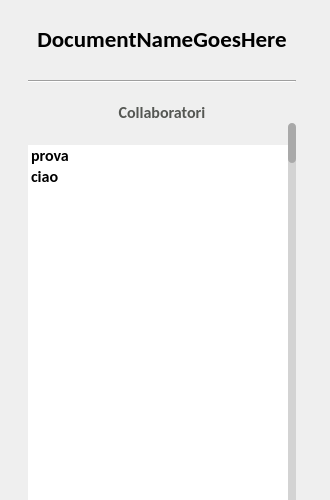
  <widget class="QDockWidget" name="dockWidget">
   <property name="sizePolicy">
    <sizepolicy hsizetype="MinimumExpanding" vsizetype="MinimumExpanding">
     <horstretch>0</horstretch>
     <verstretch>0</verstretch>
    </sizepolicy>
   </property>
   <property name="minimumSize">
    <size>
     <width>330</width>
     <height>500</height>
    </size>
   </property>
   <property name="maximumSize">
    <size>
     <width>330</width>
     <height>750</height>
    </size>
   </property>
   <property name="focusPolicy">
    <enum>Qt::ClickFocus</enum>
   </property>
   <property name="floating">
    <bool>false</bool>
   </property>
   <property name="features">
    <set>QDockWidget::DockWidgetFloatable|QDockWidget::DockWidgetMovable</set>
   </property>
   <property name="allowedAreas">
    <set>Qt::RightDockWidgetArea</set>
   </property>
   <attribute name="dockWidgetArea">
    <number>2</number>
   </attribute>
   <widget class="QWidget" name="dockWidgetContents">
    <property name="sizePolicy">
     <sizepolicy hsizetype="Preferred" vsizetype="Preferred">
      <horstretch>0</horstretch>
      <verstretch>0</verstretch>
     </sizepolicy>
    </property>
    <widget class="QWidget" name="layoutWidget_2">
     <property name="geometry">
      <rect>
       <x>0</x>
       <y>0</y>
       <width>325</width>
       <height>715</height>
      </rect>
     </property>
     <layout class="QVBoxLayout" name="verticalLayout_6">
      <item>
       <layout class="QHBoxLayout" name="horizontalLayout_15">
        <property name="spacing">
         <number>0</number>
        </property>
        <property name="sizeConstraint">
         <enum>QLayout::SetDefaultConstraint</enum>
        </property>
        <item>
         <layout class="QVBoxLayout" name="verticalLayout_2">
          <property name="spacing">
           <number>0</number>
          </property>
          <property name="leftMargin">
           <number>0</number>
          </property>
          <property name="rightMargin">
           <number>0</number>
          </property>
          <item>
           <spacer name="verticalSpacer_4">
            <property name="orientation">
             <enum>Qt::Vertical</enum>
            </property>
            <property name="sizeType">
             <enum>QSizePolicy::Maximum</enum>
            </property>
            <property name="sizeHint" stdset="0">
             <size>
              <width>20</width>
              <height>19</height>
             </size>
            </property>
           </spacer>
          </item>
          <item>
           <layout class="QHBoxLayout" name="horizontalLayout_16">
            <property name="spacing">
             <number>10</number>
            </property>
            <item>
             <spacer name="horizontalSpacer_3">
              <property name="orientation">
               <enum>Qt::Horizontal</enum>
              </property>
              <property name="sizeType">
               <enum>QSizePolicy::Preferred</enum>
              </property>
              <property name="sizeHint" stdset="0">
               <size>
                <width>40</width>
                <height>20</height>
               </size>
              </property>
             </spacer>
            </item>
            <item>
             <widget class="QLabel" name="DocNameLabel_2">
              <property name="sizePolicy">
               <sizepolicy hsizetype="Minimum" vsizetype="Fixed">
                <horstretch>0</horstretch>
                <verstretch>0</verstretch>
               </sizepolicy>
              </property>
              <property name="minimumSize">
               <size>
                <width>0</width>
                <height>40</height>
               </size>
              </property>
              <property name="maximumSize">
               <size>
                <width>250</width>
                <height>40</height>
               </size>
              </property>
              <property name="sizeIncrement">
               <size>
                <width>0</width>
                <height>0</height>
               </size>
              </property>
              <property name="baseSize">
               <size>
                <width>0</width>
                <height>0</height>
               </size>
              </property>
              <property name="font">
               <font>
                <family>Calibri</family>
                <pointsize>17</pointsize>
                <weight>75</weight>
                <bold>true</bold>
               </font>
              </property>
              <property name="styleSheet">
               <string notr="true">#DocNameLabel{
	color: #505050;
text-align: center;
}</string>
              </property>
              <property name="text">
               <string>DocumentNameGoesHere</string>
              </property>
              <property name="alignment">
               <set>Qt::AlignCenter</set>
              </property>
             </widget>
            </item>
            <item>
             <spacer name="horizontalSpacer_4">
              <property name="orientation">
               <enum>Qt::Horizontal</enum>
              </property>
              <property name="sizeType">
               <enum>QSizePolicy::Preferred</enum>
              </property>
              <property name="sizeHint" stdset="0">
               <size>
                <width>40</width>
                <height>20</height>
               </size>
              </property>
             </spacer>
            </item>
           </layout>
          </item>
          <item>
           <spacer name="verticalSpacer">
            <property name="orientation">
             <enum>Qt::Vertical</enum>
            </property>
            <property name="sizeType">
             <enum>QSizePolicy::Maximum</enum>
            </property>
            <property name="sizeHint" stdset="0">
             <size>
              <width>20</width>
              <height>21</height>
             </size>
            </property>
           </spacer>
          </item>
          <item>
           <widget class="Line" name="line_3">
            <property name="orientation">
             <enum>Qt::Horizontal</enum>
            </property>
           </widget>
          </item>
          <item>
           <spacer name="verticalSpacer_14">
            <property name="orientation">
             <enum>Qt::Vertical</enum>
            </property>
            <property name="sizeType">
             <enum>QSizePolicy::Maximum</enum>
            </property>
            <property name="sizeHint" stdset="0">
             <size>
              <width>20</width>
              <height>19</height>
             </size>
            </property>
           </spacer>
          </item>
          <item>
           <widget class="QLabel" name="labelCollOn_2">
            <property name="font">
             <font>
              <family>Calibri</family>
              <pointsize>12</pointsize>
              <weight>75</weight>
              <bold>true</bold>
             </font>
            </property>
            <property name="styleSheet">
             <string notr="true">color: rgb(85, 87, 83);</string>
            </property>
            <property name="text">
             <string>Collaboratori</string>
            </property>
            <property name="alignment">
             <set>Qt::AlignCenter</set>
            </property>
            <property name="margin">
             <number>5</number>
            </property>
           </widget>
          </item>
          <item>
           <layout class="QHBoxLayout" name="horizontalLayout_17">
            <property name="spacing">
             <number>0</number>
            </property>
            <item>
             <widget class="QListWidget" name="listWidgetOn_2">
              <property name="sizePolicy">
               <sizepolicy hsizetype="MinimumExpanding" vsizetype="MinimumExpanding">
                <horstretch>0</horstretch>
                <verstretch>0</verstretch>
               </sizepolicy>
              </property>
              <property name="minimumSize">
               <size>
                <width>260</width>
                <height>0</height>
               </size>
              </property>
              <property name="maximumSize">
               <size>
                <width>260</width>
                <height>400</height>
               </size>
              </property>
              <property name="font">
               <font>
                <family>Calibri</family>
                <pointsize>12</pointsize>
                <weight>75</weight>
                <bold>true</bold>
               </font>
              </property>
              <property name="styleSheet">
               <string notr="true">#listWidgetOn_2{
border:transparent;
background: white;
}

QToolTip { 
	color: #000000; 
	background-color: #FFF2BF; 
	border: 0px; 
}</string>
              </property>
              <property name="verticalScrollBarPolicy">
               <enum>Qt::ScrollBarAsNeeded</enum>
              </property>
              <property name="horizontalScrollBarPolicy">
               <enum>Qt::ScrollBarAlwaysOff</enum>
              </property>
              <property name="sizeAdjustPolicy">
               <enum>QAbstractScrollArea::AdjustIgnored</enum>
              </property>
              <property name="autoScroll">
               <bool>false</bool>
              </property>
              <property name="autoScrollMargin">
               <number>16</number>
              </property>
              <property name="editTriggers">
               <set>QAbstractItemView::NoEditTriggers</set>
              </property>
              <property name="showDropIndicator" stdset="0">
               <bool>false</bool>
              </property>
              <property name="defaultDropAction">
               <enum>Qt::IgnoreAction</enum>
              </property>
              <property name="selectionMode">
               <enum>QAbstractItemView::NoSelection</enum>
              </property>
              <property name="selectionBehavior">
               <enum>QAbstractItemView::SelectRows</enum>
              </property>
              <property name="verticalScrollMode">
               <enum>QAbstractItemView::ScrollPerPixel</enum>
              </property>
              <property name="spacing">
               <number>6</number>
              </property>
              <property name="currentRow">
               <number>-1</number>
              </property>
              <property name="sortingEnabled">
               <bool>false</bool>
              </property>
              <item>
               <property name="text">
                <string>prova</string>
               </property>
              </item>
              <item>
               <property name="text">
                <string>ciao</string>
               </property>
              </item>
             </widget>
            </item>
            <item>
             <widget class="QScrollBar" name="verticalScrollBarOn">
              <property name="enabled">
               <bool>true</bool>
              </property>
              <property name="sizePolicy">
               <sizepolicy hsizetype="MinimumExpanding" vsizetype="Expanding">
                <horstretch>0</horstretch>
                <verstretch>0</verstretch>
               </sizepolicy>
              </property>
              <property name="minimumSize">
               <size>
                <width>8</width>
                <height>0</height>
               </size>
              </property>
              <property name="maximumSize">
               <size>
                <width>8</width>
                <height>16777215</height>
               </size>
              </property>
              <property name="sizeIncrement">
               <size>
                <width>0</width>
                <height>0</height>
               </size>
              </property>
              <property name="styleSheet">
               <string notr="true">QScrollBar:vertical {
			border-radius: 4px;
            background: lightgrey;
            width:8px;    
        }

        QScrollBar::handle:vertical {         
       
            min-height: 0px;
          	border: 0px solid red;
			border-radius: 4px;
			background-color: #80808080;
        }
        QScrollBar::add-line:vertical {       
            height: 0px;
            subcontrol-position: bottom;
            subcontrol-origin: margin;
        }
        QScrollBar::sub-line:vertical {
            height: 0 px;
            subcontrol-position: top;
            subcontrol-origin: margin;
        }</string>
              </property>
              <property name="orientation">
               <enum>Qt::Vertical</enum>
              </property>
             </widget>
            </item>
           </layout>
          </item>
          <item>
           <spacer name="verticalSpacer_2">
            <property name="orientation">
             <enum>Qt::Vertical</enum>
            </property>
            <property name="sizeType">
             <enum>QSizePolicy::Preferred</enum>
            </property>
            <property name="sizeHint" stdset="0">
             <size>
              <width>20</width>
              <height>147</height>
             </size>
            </property>
           </spacer>
          </item>
          <item>
           <layout class="QHBoxLayout" name="horizontalLayout_18">
            <property name="spacing">
             <number>0</number>
            </property>
           </layout>
          </item>
         </layout>
        </item>
       </layout>
      </item>
     </layout>
    </widget>
   </widget>
  </widget>
